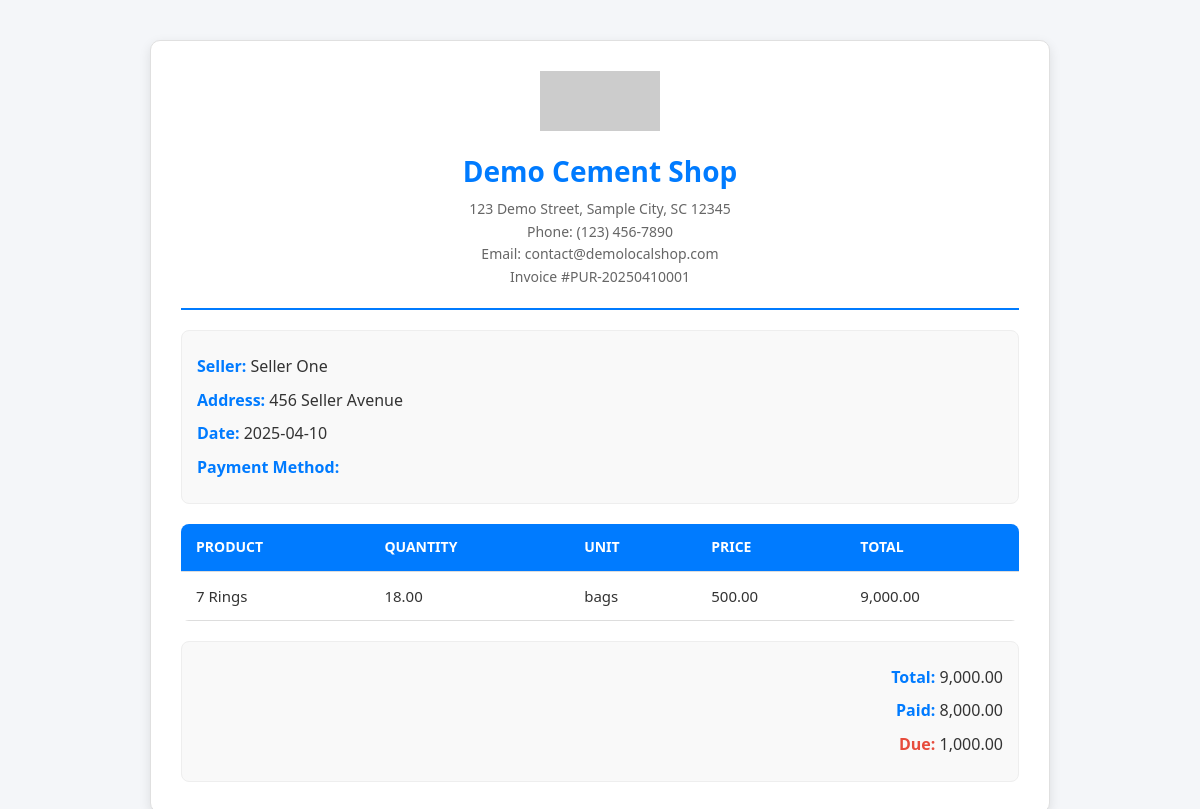
/pages/invoice_buy.php?invoice_number=PUR-20250410001 (signed in), run on the app's committed database.
### tables this page shows
CREATE TABLE purchases (
    id INT AUTO_INCREMENT PRIMARY KEY,
    seller_id INT,
    product_id INT,
    quantity DECIMAL(10, 2) CHECK (quantity > 0),
    price DECIMAL(10, 2) CHECK (price >= 0),
    total DECIMAL(10, 2) CHECK (total >= 0),
    paid DECIMAL(10, 2) CHECK (paid >= 0),
    due DECIMAL(10, 2) CHECK (due >= 0),
    purchase_date DATE NOT NULL,
    payment_method_id INT NOT NULL,
    invoice_number VARCHAR(50) NOT NULL,
    unit VARCHAR(50),
    type VARCHAR(50),
    created_at TIMESTAMP DEFAULT CURRENT_TIMESTAMP,
    FOREIGN KEY (seller_id) REFERENCES sellers(id) ON DELETE SET NULL,
    FOREIGN KEY (product_id) REFERENCES products(id) ON DELETE SET NULL,
    FOREIGN KEY (payment_method_id) REFERENCES payment_methods(id) ON DELETE RESTRICT,
    INDEX idx_purchase_date (purchase_date),
    INDEX idx_invoice_number (invoice_number)
);

CREATE TABLE sellers (
    id INT AUTO_INCREMENT PRIMARY KEY,
    name VARCHAR(100) NOT NULL,
    phone VARCHAR(20),
    address TEXT,
    created_at TIMESTAMP DEFAULT CURRENT_TIMESTAMP,
    INDEX idx_name (name),
    INDEX idx_phone (phone),
    FULLTEXT idx_address (address)
);

CREATE TABLE products (
    id INT AUTO_INCREMENT PRIMARY KEY,
    category_id INT,
    name VARCHAR(255) NOT NULL,
    price DECIMAL(10, 2) NOT NULL CHECK (price >= 0),
    quantity DECIMAL(10, 2) NOT NULL CHECK (quantity >= 0),
    unit VARCHAR(50),
    brand_name VARCHAR(255),
    type VARCHAR(50),
    created_at TIMESTAMP DEFAULT CURRENT_TIMESTAMP,
    updated_at TIMESTAMP DEFAULT CURRENT_TIMESTAMP ON UPDATE CURRENT_TIMESTAMP,
    FOREIGN KEY (category_id) REFERENCES categories(id) ON DELETE SET NULL,
    UNIQUE KEY uk_products (name, category_id, unit, price, brand_name),
    INDEX idx_products_created_at (created_at),
    INDEX idx_products_lookup (name, category_id, unit, price, brand_name),
    INDEX idx_products_category_id (category_id),
    CONSTRAINT fk_product_unit FOREIGN KEY (category_id, unit) REFERENCES category_units(category_id, unit) ON DELETE SET NULL
);

### pages/invoice_buy.php (called while the page is built, shortened)
<?php
include '../config/database.php';
include_once '../core/functions.php';
$invoice_number = isset($_GET['invoice_number']) ? sanitizeInput($_GET['invoice_number']) : '';
$sql = "SELECT purchases.*, sellers.name as seller_name, sellers.address as seller_address,
        products.name as product_name
        FROM purchases
        LEFT JOIN sellers ON purchases.seller_id = sellers.id
        LEFT JOIN products ON purchases.product_id = products.id
        WHERE purchases.invoice_number = '$invoice_number'";
$result = $conn->query($sql);
$purchase = $result->fetch_assoc();
include 'invoice_template.php';
?>

### core/functions.php (called while the page is built, shortened)
<?php
include_once __DIR__ . '/../config/database.php';
function sanitizeInput($data) {
    global $conn;
    return mysqli_real_escape_string($conn, trim($data));
}
?>

### pages/invoice_template.php (the view, shortened to what this page needs)
<!DOCTYPE html>
<html>
<head>
</head>
<body>
    <div class="invoice-box">
        <div class="header">
            <img src="https://via.placeholder.com/120x60?text=Logo" alt="Company Logo" class="logo">
            <h1>Demo Cement Shop</h1>
            <p>123 Demo Street, Sample City, SC 12345</p>
            <p>Phone: (123) 456-7890</p>
            <p>Email: contact@demolocalshop.com</p>
            <p>Invoice #<?php echo $invoice_number; ?></p>
        </div>
        <div class="details">
            <p><strong>Seller:</strong> <?php echo $purchase['seller_name']; ?></p>
            <p><strong>Address:</strong> <?php echo $purchase['seller_address']; ?></p>
            <p><strong>Date:</strong> <?php echo $purchase['purchase_date']; ?></p>
            <p><strong>Payment Method:</strong> <?php echo $purchase['payment_method']; ?></p>
        </div>
        <table>
            <thead>
                <tr>
                    <th>Product</th>
                    <th>Quantity</th>
                    <th>Unit</th>
                    <th>Price</th>
                    <th>Total</th>
                </tr>
            </thead>
            <tbody>
                <tr>
                    <td><?php echo $purchase['product_name']; ?></td>
                    <td><?php echo $purchase['quantity']; ?></td>
                    <td><?php echo $purchase['unit']; ?></td>
                    <td><?php echo number_format($purchase['price'], 2); ?></td>
                    <td><?php echo number_format($purchase['total'], 2); ?></td>
                </tr>
            </tbody>
        </table>
        <div class="totals">
            <p><strong>Total:</strong> <?php echo number_format($purchase['total'], 2); ?></p>
            <p><strong>Paid:</strong> <?php echo number_format($purchase['paid'], 2); ?></p>
            <p><strong>Due:</strong> <?php echo number_format($purchase['due'], 2); ?></p>
        </div>
    </div>
</body>
</html>

### pages/invoice_template.php (style rules this page uses)
* { margin: 0; padding: 0; box-sizing: border-box; }
body { font-family: 'Segoe UI', Tahoma, Geneva, Verdana, sans-serif; background-color: #f4f6f9; color: #333; line-height: 1.6; }
.invoice-box { max-width: 900px; margin: 40px auto; padding: 30px; background-color: #fff; border-radius: 10px; box-shadow: 0 4px 12px rgba(0, 0, 0, 0.1); border: 1px solid #e0e0e0; }
.header { text-align: center; padding-bottom: 20px; border-bottom: 2px solid #007bff; }
.header img.logo { max-width: 120px; margin-bottom: 10px; }
.header h1 { font-size: 28px; color: #007bff; margin-bottom: 5px; }
.header p { font-size: 14px; color: #666; }
.details { margin: 20px 0; padding: 15px; background-color: #f9f9f9; border-radius: 8px; border: 1px solid #eee; }
.details p { font-size: 16px; margin: 8px 0; }
.details p strong { color: #007bff; font-weight: 600; }
table { width: 100%; border-collapse: collapse; margin: 20px 0; background-color: #fff; border-radius: 8px; overflow: hidden; }
th, td { padding: 12px 15px; text-align: left; border-bottom: 1px solid #ddd; }
th { background-color: #007bff; color: #fff; font-weight: 600; text-transform: uppercase; font-size: 14px; }
td { font-size: 15px; color: #333; }
.totals { margin-top: 20px; text-align: right; padding: 15px; background-color: #f9f9f9; border-radius: 8px; border: 1px solid #eee; }
.totals p { font-size: 16px; margin: 8px 0; }
.totals p strong { color: #007bff; font-weight: 600; }
.totals p:last-child strong { color: #e74c3c; }

### data on the page
purchases: seller.name "Seller One", seller.address "456 Seller Avenue", purchase_date "2025-04-10", product.name "7 Rings", quantity "18.00", unit "bags", price "500.00", total "9,000.00", paid "8,000.00", due "1,000.00"

### other printed values
$invoice_number "PUR-20250410001"
